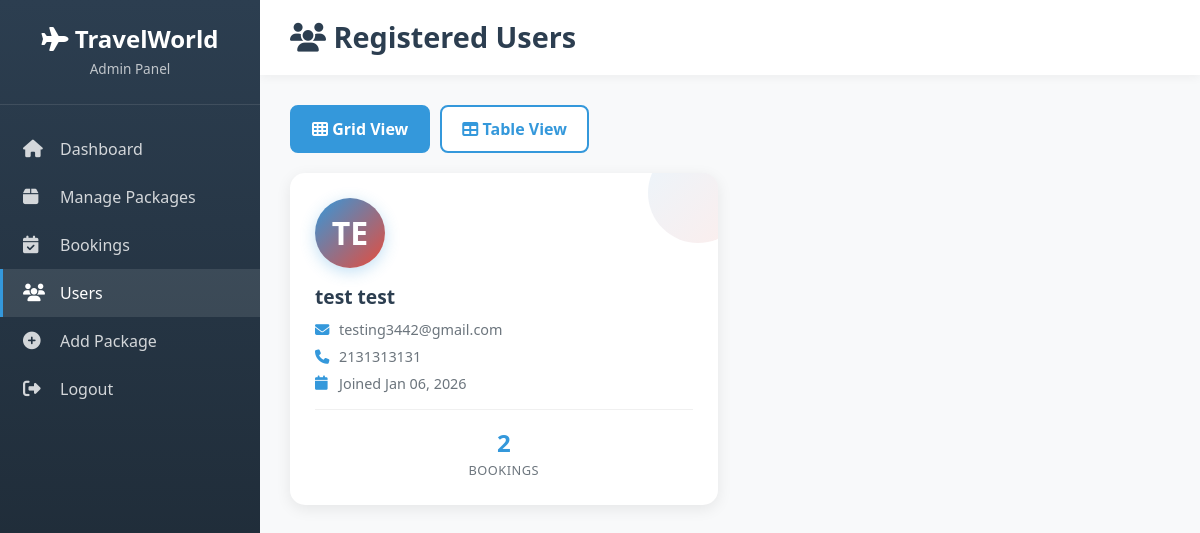
Page /admin/users.php (signed in) on the committed database.
### tables this page shows
CREATE TABLE `users` (
  `id` int(11) NOT NULL,
  `full_name` varchar(100) NOT NULL,
  `email` varchar(100) NOT NULL,
  `phone` varchar(20) NOT NULL,
  `password` varchar(255) NOT NULL,
  `created_at` timestamp NOT NULL DEFAULT current_timestamp()
);

### admin/users.php (the view, shortened to what this page needs)
<?php
require_once '../config.php';
$users = $conn->query("SELECT u.*, COUNT(b.id) as total_bookings
                       FROM users u
                       LEFT JOIN bookings b ON u.id = b.user_id
                       GROUP BY u.id
                       ORDER BY u.created_at DESC");
?>
<!DOCTYPE html>
<html lang="en">
<head>
    <link href="https://cdn.jsdelivr.net/npm/bootstrap@5.3.0/dist/css/bootstrap.min.css" rel="stylesheet">
    <link rel="stylesheet" href="https://cdnjs.cloudflare.com/ajax/libs/font-awesome/6.4.0/css/all.min.css">
</head>
<body>
    <div class="sidebar" id="sidebar">
        <div class="sidebar-header">
            <h3><i class="fas fa-plane"></i> TravelWorld</h3>
            <p>Admin Panel</p>
        </div>
        <div class="sidebar-menu">
            <a href="dashboard.php" class="menu-item">
                <i class="fas fa-home"></i>
                <span>Dashboard</span>
            </a>
            <a href="packages.php" class="menu-item">
                <i class="fas fa-box"></i>
                <span>Manage Packages</span>
            </a>
            <a href="bookings.php" class="menu-item">
                <i class="fas fa-calendar-check"></i>
                <span>Bookings</span>
            </a>
            <a href="users.php" class="menu-item active">
                <i class="fas fa-users"></i>
                <span>Users</span>
            </a>
            <a href="add-package.php" class="menu-item">
                <i class="fas fa-plus-circle"></i>
                <span>Add Package</span>
            </a>
            <a href="logout.php" class="menu-item">
                <i class="fas fa-sign-out-alt"></i>
                <span>Logout</span>
            </a>
        </div>
    </div>
    <div class="main-content">
        <div class="top-bar">
            <h1><i class="fas fa-users"></i> Registered Users</h1>
        </div>
        <div class="content-container">
            <div class="view-toggle">
                <button class="toggle-btn active" onclick="switchView('grid')">
                    <i class="fas fa-th"></i> Grid View
                </button>
                <button class="toggle-btn" onclick="switchView('table')">
                    <i class="fas fa-table"></i> Table View
                </button>
            </div>
            <?php if(mysqli_num_rows($users) > 0): ?>
                <div class="users-grid" id="gridView">
                    <?php
                    $users_array = [];
                    while($user = mysqli_fetch_assoc($users)) {
                        $users_array[] = $user;
                    }
                    foreach($users_array as $user):
                        $initials = strtoupper(substr($user['full_name'], 0, 2));
                    ?>
                    <div class="user-card">
                        <div class="user-avatar"><?= $initials; ?></div>
                        <div class="user-name"><?= htmlspecialchars($user['full_name']); ?></div>
                        <div class="user-info">
                            <i class="fas fa-envelope"></i>
                            <?= htmlspecialchars($user['email']); ?>
                        </div>
                        <div class="user-info">
                            <i class="fas fa-phone"></i>
                            <?= htmlspecialchars($user['phone']); ?>
                        </div>
                        <div class="user-info">
                            <i class="fas fa-calendar"></i>
                            Joined <?= date('M d, Y', strtotime($user['created_at'])); ?>
                        </div>
                        <div class="user-stats">
                            <div class="stat-item">
                                <div class="stat-value"><?= $user['total_bookings']; ?></div>
                                <div class="stat-label">Bookings</div>
                            </div>
                        </div>
                    </div>
                    <?php endforeach; ?>
                </div>
            <?php endif; ?>
        </div>
    </div>
</body>
</html>

### admin/users.php (style rules this page uses)
:root { --primary-color: #2c3e50; --secondary-color: #3498db; --accent-color: #e74c3c; --success-color: #27ae60; --sidebar-width: 260px; }
* { margin: 0; padding: 0; box-sizing: border-box; }
body { font-family: 'Segoe UI', Tahoma, Geneva, Verdana, sans-serif; background: #f8f9fa; }
.sidebar { position: fixed; left: 0; top: 0; height: 100vh; width: var(--sidebar-width); background: linear-gradient(180deg, var(--primary-color) 0%, #1a252f 100%); color: white; overflow-y: auto; transition: all 0.3s ease; z-index: 1000; }
.sidebar-header { padding: 25px 20px; text-align: center; border-bottom: 1px solid rgba(255,255,255,0.1); }
.sidebar-header h3 { font-size: 1.5rem; font-weight: bold; margin-bottom: 5px; }
.sidebar-header p { font-size: 0.85rem; opacity: 0.7; margin: 0; }
.sidebar-menu { padding: 20px 0; }
.menu-item { padding: 12px 20px; color: rgba(255,255,255,0.8); text-decoration: none; display: flex; align-items: center; gap: 12px; transition: all 0.3s ease; border-left: 3px solid transparent; }
.menu-item:hover, .menu-item.active { background: rgba(255,255,255,0.1); color: white; border-left-color: var(--secondary-color); }
.menu-item i { width: 25px; font-size: 1.1rem; }
.main-content { margin-left: var(--sidebar-width); min-height: 100vh; }
.top-bar { background: white; padding: 20px 30px; box-shadow: 0 2px 10px rgba(0,0,0,0.05); margin-bottom: 30px; }
.top-bar h1 { font-size: 1.8rem; font-weight: bold; color: var(--primary-color); margin: 0; }
.content-container { padding: 0 30px 30px; }
.users-grid { display: grid; grid-template-columns: repeat(auto-fill, minmax(300px, 1fr)); gap: 25px; margin-bottom: 30px; }
.user-card { background: white; border-radius: 15px; padding: 25px; box-shadow: 0 4px 15px rgba(0,0,0,0.08); transition: all 0.3s ease; position: relative; overflow: hidden; }
.user-card::before { content: ''; position: absolute; top: 0; right: 0; width: 100px; height: 100px; background: linear-gradient(135deg, var(--secondary-color), var(--accent-color)); opacity: 0.1; border-radius: 50%; transform: translate(30px, -30px); }
.user-avatar { width: 70px; height: 70px; border-radius: 50%; background: linear-gradient(135deg, var(--secondary-color), var(--accent-color)); display: flex; align-items: center; justify-content: center; color: white; font-size: 2rem; font-weight: bold; margin-bottom: 15px; box-shadow: 0 4px 15px rgba(52, 152, 219, 0.3); }
.user-name { font-size: 1.2rem; font-weight: bold; color: var(--primary-color); margin-bottom: 8px; }
.user-info { color: #6c757d; font-size: 0.9rem; margin-bottom: 5px; display: flex; align-items: center; gap: 8px; }
.user-info i { color: var(--secondary-color); width: 16px; }
.user-stats { display: flex; gap: 15px; margin-top: 15px; padding-top: 15px; border-top: 1px solid #f0f0f0; }
.stat-item { flex: 1; text-align: center; }
.stat-value { font-size: 1.5rem; font-weight: bold; color: var(--secondary-color); }
.stat-label { font-size: 0.8rem; color: #6c757d; text-transform: uppercase; letter-spacing: 0.5px; }
.view-toggle { margin-bottom: 20px; display: flex; gap: 10px; }
.toggle-btn { padding: 10px 20px; border: 2px solid var(--secondary-color); background: white; color: var(--secondary-color); border-radius: 8px; cursor: pointer; transition: all 0.3s ease; font-weight: 600; }
.toggle-btn.active { background: var(--secondary-color); color: white; }

### rows in the picture
users: full_name "TE", full_name "test test", email "testing3442@gmail.com", phone "2131313131", created_at "Jan 06, 2026", total_bookings "2"
